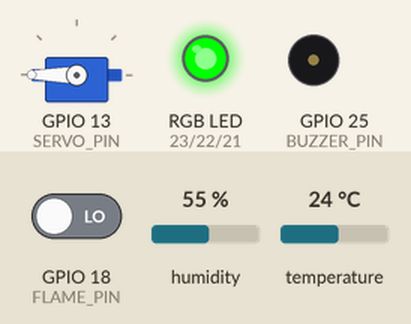
Recording of a sketch running on a simulated ESP32. Parts: servo, an RGB LED mixed from three pins (HIGH = lit), buzzer (waves = sounding). The test bench sets the inputs (shaded band); at power-on: GPIO 18 (FLAME_PIN) LOW, temperature 24 °C, humidity 55 %. WiFi joins after 1.5 s; servers stay silent unless stated; random numbers use the default seed unless the sketch sets one; no MQTT or app messages arrive unless stated; servo pulses on a pin are drawn as a servo (544–2400 µs = 0–180°); what the sketch prints to the serial monitor is not drawn.

Above: at 4.6 s.
4.7 s: GPIO 18 (FLAME_PIN) driven HIGH
At 6.0 s:
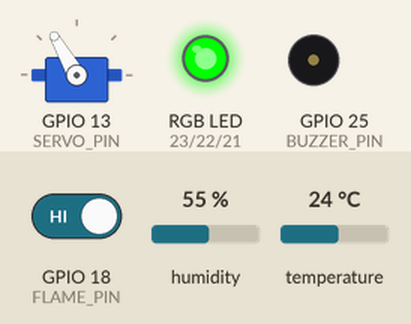
8.2 s: GPIO 18 (FLAME_PIN) driven LOW
At 10.0 s:
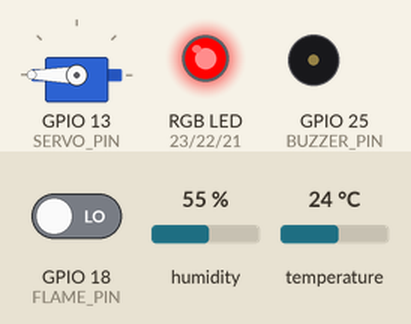
11.7 s: temperature set to 22 °C
14.8 s: temperature set to 19 °C
At 19.2 s:
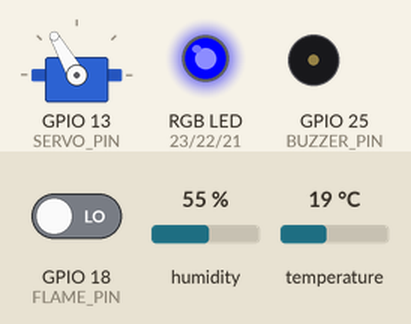
Timing chart, 0 to 20.7 s (numbered marks = the images above; inputs shaded):
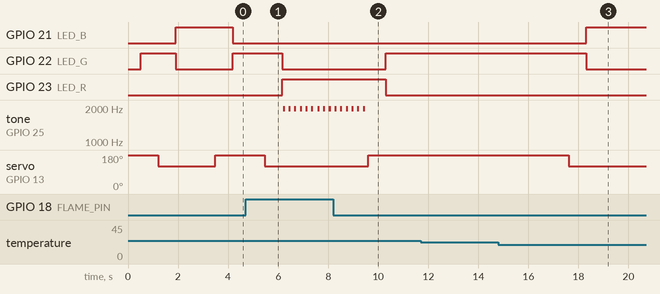

The sketch:

szerverszoba.ino
```cpp
#include <WiFi.h>
#include <PubSubClient.h>
#include <DHT.h>
#include <ArduinoJson.h>

// --- Lábkiosztások ---
#define DHTPIN        5     // D5: DHT11 adatvonal (S)
#define DHTTYPE       DHT11
#define FLAME_PIN     18    // D18: Lángérzékelő D0
#define SERVO_PIN     13    // D13: Szervómotor jelvezeték
#define BUZZER_PIN    25    // D25: Buzzer modul (S)
#define LED_R         23    // D23: RGB Piros
#define LED_G         22    // D22: RGB Zöld
#define LED_B         21    // D21: RGB Kék

// --- Küszöbértékek és szervó szögek ---
const float TEMP_HIGH = 20.0; // E felett nyit ki az ajtó (°C)
const int DOOR_CLOSED = 115;  // Zárt ajtó szöge (nem ütközik a keretbe; 110-130 között finomítható)
const int DOOR_OPEN   = 180;  // Nyitott ajtó szöge

// --- Hálózati beállítások (futtatás előtt töltsd ki a saját adataiddal!) ---
const char* ssid        = "SAJAT_WIFI_NEV";      // <-- Ide írd a saját Wi-Fi hálózatod nevét
const char* password    = "SAJAT_WIFI_JELSZO";   // <-- Ide írd a saját Wi-Fi jelszavadat
const char* mqtt_server = "192.168.X.X";         // <-- Ide írd a helyi Mosquitto broker IP-címét
const int   mqtt_port   = 1883;

const char* topic_telemetry = "serverszoba/telemetria";

WiFiClient espClient;
PubSubClient client(espClient);
DHT dht(DHTPIN, DHTTYPE);

unsigned long lastMsg = 0;
unsigned long lastReconnectAttempt = 0;
bool alarmActive = false;
int lastServoAngle = -1;

void setRgbColor(bool r, bool g, bool b) {
  digitalWrite(LED_R, r ? HIGH : LOW);
  digitalWrite(LED_G, g ? HIGH : LOW);
  digitalWrite(LED_B, b ? HIGH : LOW);
}

void moveServoSafe(int angle) {
  if (angle == lastServoAngle) return;
  lastServoAngle = angle;

  // Teljes 0-180° tartomány (0.5ms - 2.5ms)
  int duty = map(angle, 0, 180, 1638, 8192);
  ledcWrite(SERVO_PIN, duty);
  delay(700);               // Megvárja a teljes elfordulást
  ledcWrite(SERVO_PIN, 0);  // Leveszi a jelet, hogy ne zúgjon és ne melegedjen
}

void playAlarmBeep() {
  for (int i = 0; i < 150; i++) {
    digitalWrite(BUZZER_PIN, HIGH);
    delayMicroseconds(250);
    digitalWrite(BUZZER_PIN, LOW);
    delayMicroseconds(250);
  }
}

bool reconnect() {
  String clientId = "ESP32Serverszoba-" + String(random(0xffff), HEX);
  if (client.connect(clientId.c_str())) {
    Serial.println("[MQTT] Sikeresen visszacsatlakozva!");
    return true;
  }
  return false;
}

void setup() {
  Serial.begin(115200);
  delay(500);

  pinMode(FLAME_PIN, INPUT);
  pinMode(BUZZER_PIN, OUTPUT);
  pinMode(LED_R, OUTPUT);
  pinMode(LED_G, OUTPUT);
  pinMode(LED_B, OUTPUT);

  digitalWrite(BUZZER_PIN, LOW);
  dht.begin();

  ledcAttach(SERVO_PIN, 50, 16);

  // Indulási teszt: kinyit, majd beáll a zárt pozícióba (115°)
  setRgbColor(false, true, false);
  moveServoSafe(DOOR_OPEN);
  moveServoSafe(DOOR_CLOSED);
  setRgbColor(false, false, true);

  Serial.print("\n[WiFi] Csatlakozás: ");
  Serial.println(ssid);
  WiFi.begin(ssid, password);
  while (WiFi.status() != WL_CONNECTED) {
    delay(500);
    Serial.print(".");
  }
  Serial.println("\n[WiFi] Csatlakozva! IP: " + WiFi.localIP().toString());

  client.setServer(mqtt_server, mqtt_port);
}

void loop() {
  if (WiFi.status() != WL_CONNECTED) {
    WiFi.reconnect();
    delay(500);
    return;
  }

  if (!client.connected()) {
    unsigned long now = millis();
    if (now - lastReconnectAttempt > 2000) {
      lastReconnectAttempt = now;
      if (reconnect()) {
        lastReconnectAttempt = 0;
      }
    }
  } else {
    client.loop();
  }

  if (alarmActive) {
    playAlarmBeep();
    delay(150);
  }

  unsigned long now = millis();
  if (now - lastMsg > 2000) {
    lastMsg = now;

    float temp = dht.readTemperature();
    float hum = dht.readHumidity();
    int flameRaw = digitalRead(FLAME_PIN);

    bool flameDetected = (flameRaw == HIGH);

    if (isnan(temp)) temp = 0.0;
    if (isnan(hum)) hum = 0.0;

    // --- SZERVERSZOBA LOGIKA ---
    if (flameDetected) {
      // 1. TŰZRIADÓ: Bezár (115°), Piros LED, Buzzer pittyeg
      moveServoSafe(DOOR_CLOSED);
      setRgbColor(true, false, false);
      alarmActive = true;
    }
    else if (temp > TEMP_HIGH) {
      // 2. MAGAS HŐMÉRSÉKLET (20°C felett): Kinyit (180°), Zöld LED, Buzzer néma
      moveServoSafe(DOOR_OPEN);
      setRgbColor(false, true, false);
      alarmActive = false;
    }
    else {
      // 3. NORMÁL ÁLLAPOT: Zárva marad (115°), Kék LED, Buzzer néma
      moveServoSafe(DOOR_CLOSED);
      setRgbColor(false, false, true);
      alarmActive = false;
    }

    StaticJsonDocument<256> doc;
    doc["temperature"] = temp;
    doc["humidity"] = hum;
    doc["flame"] = flameDetected;

    char buffer[256];
    serializeJson(doc, buffer);

    if (client.connected()) {
      client.publish(topic_telemetry, buffer);
    }
  }
}
```

Measured:
- the behaviour switches between 21 and 20 °C on temperature (found by bisection; images 2 and 3)
- after the input at 4.7 s, GPIO 22 (LED_G): HIGH → LOW after 1.5 s; GPIO 23 (LED_R): LOW → HIGH after 1.5 s; tone on GPIO 25 (BUZZER_PIN): alternates 1969 Hz for 0.08 s and silent for 0.15 s, starting after 1.5 s; servo on GPIO 13 (SERVO_PIN): 180° → 120° after 0.75 s
- after the input at 8.2 s, GPIO 22 (LED_G): LOW → HIGH after 2.1 s; GPIO 23 (LED_R): HIGH → LOW after 2.1 s; servo on GPIO 13 (SERVO_PIN): 120° → 180° after 1.4 s
- after the input at 11.7 s, every drawn part: stays the same
- after the input at 14.8 s, GPIO 21 (LED_B): LOW → HIGH after 3.5 s; GPIO 22 (LED_G): HIGH → LOW after 3.5 s; servo on GPIO 13 (SERVO_PIN): 180° → 120° after 2.8 s
